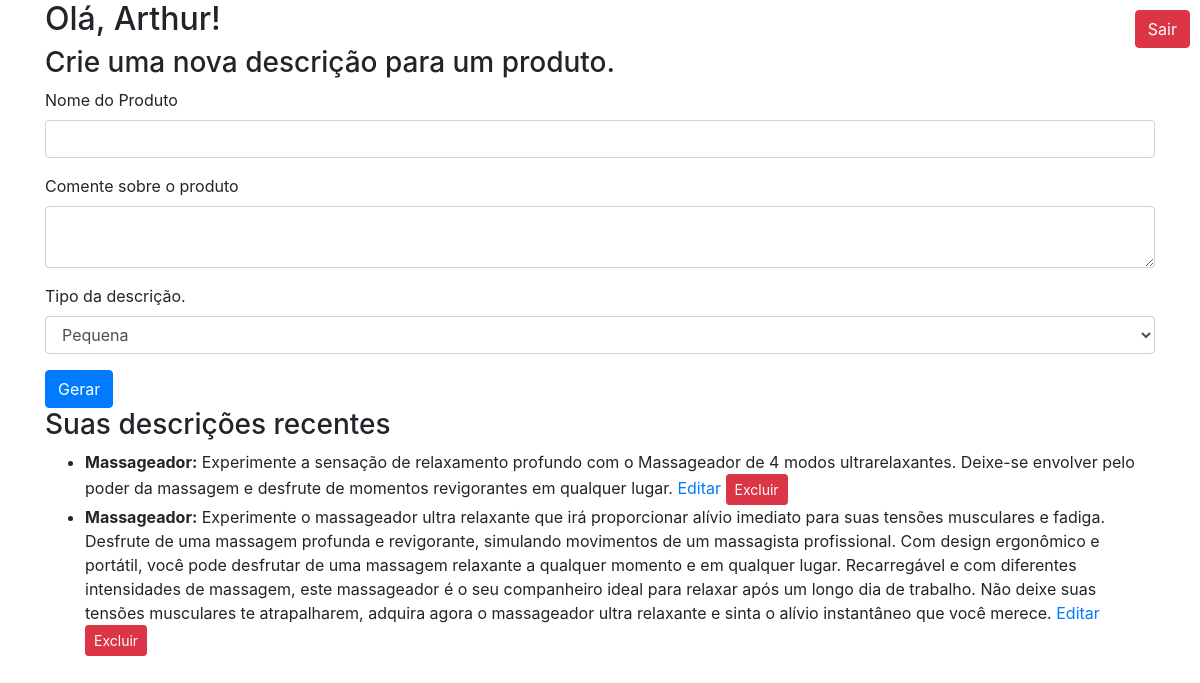
Screenshot of /home (signed in) with the database file from the repository.
### app.py (models this page shows, shortened)
class User(db.Model):
    id = db.Column(db.Integer, primary_key=True)
    name = db.Column(db.String(80), unique=True, nullable=False)
    password = db.Column(db.String(128), nullable=False)

class Descricao(db.Model):
    id = db.Column(db.Integer, primary_key=True)
    nome_produto = db.Column(db.String(128), nullable=False)
    comentario = db.Column(db.Text, nullable=False)
    descricao = db.Column(db.Text, nullable=False)
    user_id = db.Column(db.Integer, db.ForeignKey('user.id'), nullable=False)

### app.py (the view, shortened to what this page needs)
@app.route('/home', methods=['GET', 'POST'])
def home():
    if 'user_id' in session:
        user = User.query.get(session['user_id'])
    else:
        return redirect(url_for('login'))
    descricoes = Descricao.query.filter_by(user_id=user.id).all()
    return render_template('home.html', user=user, descricoes=descricoes)

### templates/home.html (shortened to what this page needs)
<!doctype html>
<html lang="en">
<head>
    <link rel="stylesheet" href="https://stackpath.bootstrapcdn.com/bootstrap/4.5.2/css/bootstrap.min.css">
</head>
<body>
    <div class="container">
        <a href="{{ url_for('logout') }}" class="btn btn-danger logout-btn">Sair</a>
        {% block content %}
        <h2>Olá, {{ user.name }}!</h2>
        <h3>Crie uma nova descrição para um produto.</h3>
        <form method="POST" action="{{ url_for('home') }}">
            <div class="form-group">
                <label for="nome_produto">Nome do Produto</label>
                <input type="text" class="form-control" id="nome_produto" name="nome_produto" required>
            </div>
            <div class="form-group">
                <label for="comentario">Comente sobre o produto</label>
                <textarea class="form-control" id="comentario" name="comentario" required></textarea>
            </div>
            <div class="form-group">
                <label for="tipo">Tipo da descrição.</label>
                <select class="form-control" id="tipo" name="tipo">
                    <option value="pequeno">Pequena</option>
                </select>
            </div>
            <button type="submit" class="btn btn-primary">Gerar</button>
        </form>
        <h3>Suas descrições recentes</h3>
        <ul>
            {% for descricao in descricoes %}
                <li>
                    <strong>{{ descricao.nome_produto }}:</strong> {{ descricao.descricao }}
                    <a href="{{ url_for('editar_descricao', descricao_id=descricao.id) }}">Editar</a>
                    <form method="POST" action="{{ url_for('excluir_descricao', descricao_id=descricao.id) }}" style="display:inline;">
                        <button type="submit" class="btn btn-danger btn-sm">Excluir</button>
                    </form>
                </li>
            {% endfor %}
        </ul>
        {% endblock %}
    </div>
</body>
</html>

### templates/home.html (style rules this page uses)
.logout-btn { position: absolute; top: 10px; right: 10px; }

### rows the page displays
User: name "Arthur"
Descricao: nome_produto "Massageador", descricao "Experimente a sensação de relaxamento profundo com o Massageador de 4 modos ultrarelaxantes. Deixe-se envolver pelo poder da massagem e desfrute de momentos revigorantes em qualquer lugar."
Descricao: nome_produto "Massageador", descricao "Experimente o massageador ultra relaxante que irá proporcionar alívio imediato para suas tensões musculares e fadiga. Desfrute de uma massagem profunda e revigorante, simulando movimentos de um massagista profissional. Com design ergonômico e portátil, você pode desfrutar de uma massagem relaxante a qualquer momento e em qualquer lugar. Recarregável e com diferentes intensidades de massagem, este massageador é o seu companheiro ideal para relaxar após um longo dia de trabalho. Não deixe suas tensões musculares te atrapalharem, adquira agora o massageador ultra relaxante e sinta o alívio instantâneo que você merece."
